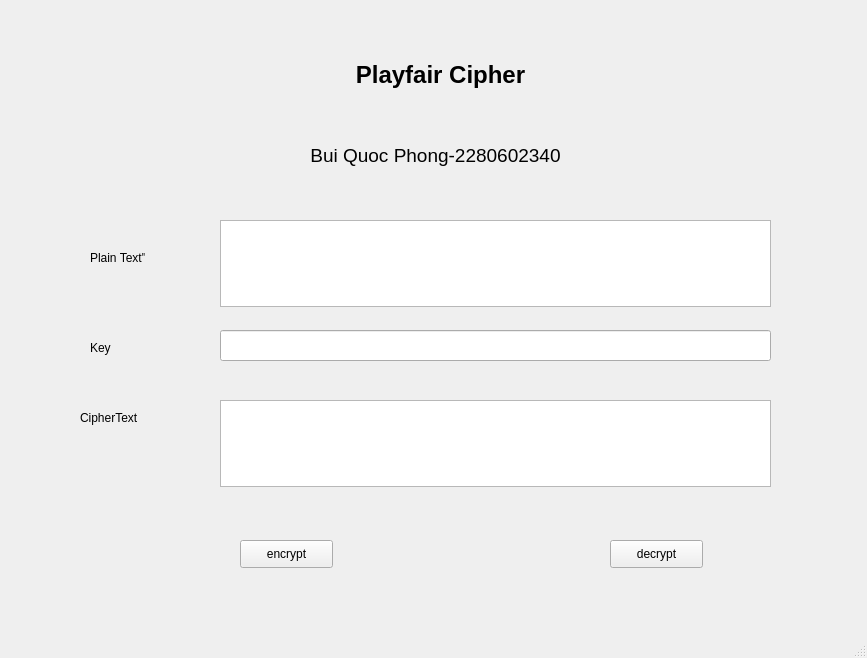
<?xml version="1.0" encoding="UTF-8"?>
<ui version="4.0">
 <class>MainWindow</class>
 <widget class="QMainWindow" name="MainWindow">
  <property name="geometry">
   <rect>
    <x>0</x>
    <y>0</y>
    <width>867</width>
    <height>658</height>
   </rect>
  </property>
  <property name="windowTitle">
   <string>MainWindow</string>
  </property>
  <widget class="QWidget" name="centralwidget">
   <widget class="QLineEdit" name="txt_key">
    <property name="geometry">
     <rect>
      <x>220</x>
      <y>330</y>
      <width>551</width>
      <height>31</height>
     </rect>
    </property>
   </widget>
   <widget class="QLabel" name="label_2">
    <property name="geometry">
     <rect>
      <x>270</x>
      <y>130</y>
      <width>331</width>
      <height>51</height>
     </rect>
    </property>
    <property name="text">
     <string>&lt;html&gt;&lt;head/&gt;&lt;body&gt;&lt;p align=&quot;center&quot;&gt;&lt;span style=&quot; font-size:14pt;&quot;&gt;Bui Quoc Phong-2280602340&lt;/span&gt;&lt;/p&gt;&lt;/body&gt;&lt;/html&gt;</string>
    </property>
   </widget>
   <widget class="QLabel" name="label_4">
    <property name="geometry">
     <rect>
      <x>90</x>
      <y>340</y>
      <width>55</width>
      <height>16</height>
     </rect>
    </property>
    <property name="text">
     <string>Key</string>
    </property>
   </widget>
   <widget class="QTextEdit" name="txt_plain_text">
    <property name="geometry">
     <rect>
      <x>220</x>
      <y>220</y>
      <width>551</width>
      <height>87</height>
     </rect>
    </property>
   </widget>
   <widget class="QLabel" name="txt_plain_text_2">
    <property name="geometry">
     <rect>
      <x>90</x>
      <y>250</y>
      <width>55</width>
      <height>16</height>
     </rect>
    </property>
    <property name="text">
     <string>Plain Text&quot;</string>
    </property>
   </widget>
   <widget class="QLabel" name="label_5">
    <property name="geometry">
     <rect>
      <x>80</x>
      <y>410</y>
      <width>71</width>
      <height>16</height>
     </rect>
    </property>
    <property name="text">
     <string>CipherText</string>
    </property>
   </widget>
   <widget class="QLabel" name="label">
    <property name="geometry">
     <rect>
      <x>290</x>
      <y>50</y>
      <width>301</width>
      <height>51</height>
     </rect>
    </property>
    <property name="text">
     <string>&lt;html&gt;&lt;head/&gt;&lt;body&gt;&lt;p align=&quot;center&quot;&gt;&lt;span style=&quot; font-size:18pt; font-weight:600;&quot;&gt;Playfair Cipher&lt;/span&gt;&lt;/p&gt;&lt;/body&gt;&lt;/html&gt;</string>
    </property>
   </widget>
   <widget class="QPushButton" name="btn_decrypt">
    <property name="geometry">
     <rect>
      <x>610</x>
      <y>540</y>
      <width>93</width>
      <height>28</height>
     </rect>
    </property>
    <property name="text">
     <string>decrypt</string>
    </property>
   </widget>
   <widget class="QTextEdit" name="txt_cipher_text">
    <property name="geometry">
     <rect>
      <x>220</x>
      <y>400</y>
      <width>551</width>
      <height>87</height>
     </rect>
    </property>
   </widget>
   <widget class="QPushButton" name="btn_encrypt">
    <property name="geometry">
     <rect>
      <x>240</x>
      <y>540</y>
      <width>93</width>
      <height>28</height>
     </rect>
    </property>
    <property name="text">
     <string>encrypt</string>
    </property>
   </widget>
  </widget>
  <widget class="QMenuBar" name="menubar">
   <property name="geometry">
    <rect>
     <x>0</x>
     <y>0</y>
     <width>867</width>
     <height>26</height>
    </rect>
   </property>
  </widget>
  <widget class="QStatusBar" name="statusbar"/>
 </widget>
 <resources/>
 <connections/>
</ui>
